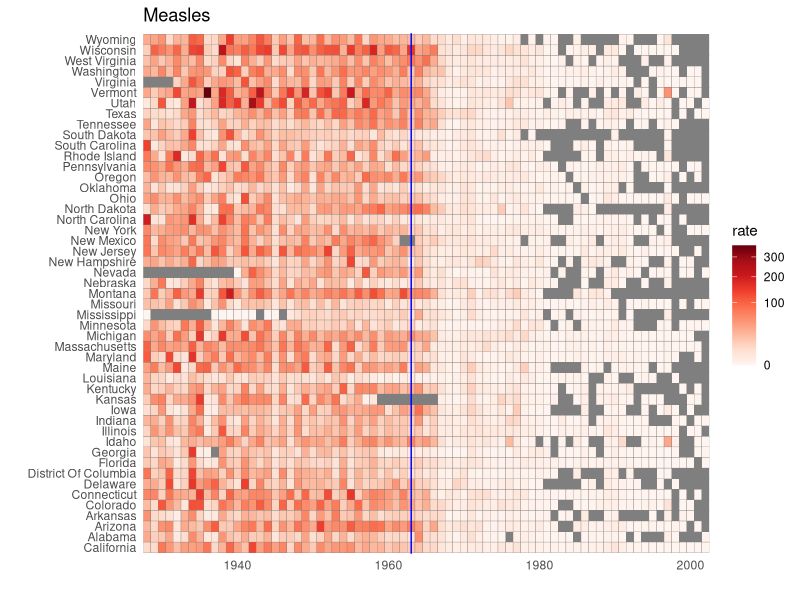

The R script that drew this image:
# import data and inspect
library(tidyverse)
library(dslabs)
data(us_contagious_diseases)
str(us_contagious_diseases)

# assign dat to the per 10,000 rate of measles, removing Alaska and Hawaii and adjusting for weeks reporting
the_disease <- "Measles"
dat <- us_contagious_diseases %>%
  filter(!state %in% c("Hawaii", "Alaska") & disease == the_disease) %>%
  mutate(rate = count / population * 10000 * 52/weeks_reporting) %>%
  mutate(state = reorder(state, rate))

# tile plot of disease rate by state and year
dat %>% ggplot(aes(year, state, fill=rate)) +
  geom_tile(color = "grey50") +
  scale_x_continuous(expand = c(0,0)) +
  scale_fill_gradientn(colors = RColorBrewer::brewer.pal(9, "Reds"), trans = "sqrt") +
  geom_vline(xintercept = 1963, col = "blue") +
  theme_minimal() + theme(panel.grid = element_blank()) +
  ggtitle(the_disease) +
  ylab("") +
  xlab("")
